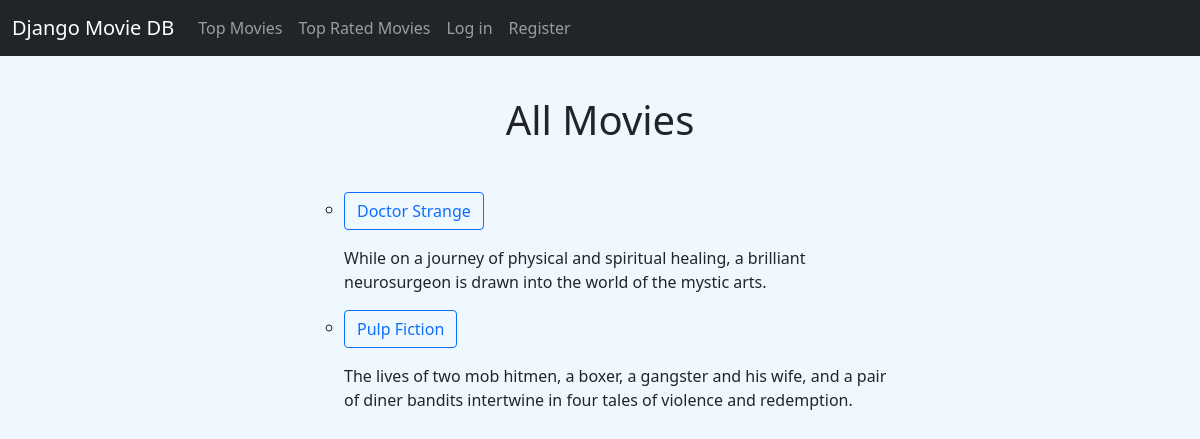
The app's page /movies with its own data.
### core/models.py (models this page shows, shortened)
class Movie(models.Model):
    NOT_RATED = 0
    RATED_G = 1
    RATED_PG = 2
    RATED_R = 3
    RATINGS = (
        (NOT_RATED, "NR - Not Rated"),
        (RATED_G, "G - General Audiences"),
        (RATED_PG, "PG - Parental Guidance " "Suggested"),
        (RATED_R, "R - Restricted"),
    )
    title = models.CharField(max_length=140)
    plot = models.TextField()
    year = models.PositiveIntegerField()
    rating = models.IntegerField(choices=RATINGS, default=NOT_RATED)
    runtime = models.PositiveIntegerField()
    website = models.URLField(blank=True)
    director = models.ForeignKey(
        to="Person",
        null=True,
        on_delete=models.SET_NULL,
        related_name="directed",
        blank=True,
    )
    writers = models.ManyToManyField(
        to="Person", related_name="writing_credits", blank=True
    )
    actors = models.ManyToManyField(
        to="Person", through="Role", related_name="acting_credits", blank=True
    )
    objects = MovieManager()
    class Meta:
        ordering = ("-year", "title")

### core/views.py (the view)
# urls.py: path("movies", MovieList.as_view(), name="movie_list"),
class MovieList(CachePageVaryOnCookieMixin, ListView):
    model = Movie
    paginate_by = 5
    def get_context_data(self, **kwargs):
        ctx = super(MovieList, self).get_context_data(**kwargs)
        page = ctx["page_obj"]
        paginator = ctx["paginator"]
        ctx["page_is_first"] = page.number == 1
        ctx["page_is_last"] = page.number == paginator.num_pages
        return ctx

### core/templates/core/movie_list.html (shortened to what this page needs)
{% extends 'base.html' %}
{% block main %}
    <div class="row">
        <div class="col-md-12">
            <h1 class="text-center mb-5">All Movies</h1>
        </div>
    </div>
    <div class="row">
        <div class="col-md-6 offset-md-3">
            <ul>
                {% for movie in object_list %}
                    <li class="mb-3">
                        <a href="{% url 'core:movie_detail' pk=movie.id %}"
                           class="btn btn-outline-primary">
                            {{ movie.title }}
                        </a>
                        <p class="mt-3">{{ movie.plot }}</p>
                    </li>
                {% endfor %}
            </ul>
{% endblock %}

### templates/base.html (shortened to what this page needs)
{% load static %}
<!DOCTYPE html>
<html lang="en">
<head>
    <link href="https://cdn.jsdelivr.net/npm/bootstrap@5.1.3/dist/css/bootstrap.min.css" rel="stylesheet"
>
    <link href="{% static "css/base.css" %}" rel="stylesheet">
</head>
<body>
{% include 'includes/nav.html' %}
<div class="container-fluid mt-5 pt-5">
    {% block main %}{% endblock %}
</div>
</body>
</html>

### templates/includes/nav.html (shortened to what this page needs)
<nav class="navbar navbar-expand-lg navbar-dark bg-dark fixed-top">
    <div class="container-fluid">
        <a class="navbar-brand" href="{% url 'core:movie_list' %}">Django Movie DB</a>
        <div class="collapse navbar-collapse" id="navbarSupportedContent">
            <ul class="navbar-nav me-auto mb-2 mb-lg-0">
                <li><a class="nav-link" href="{% url 'core:top_movies' %}">Top Movies</a>
                </li>
                <li><a class="nav-link" href="{% url 'core:top_rated' %}">Top Rated
                    Movies</a>
                </li>
                {% if request.user.is_authenticated %}
                    <li><a class="nav-link" href="{% url 'user:logout' %}">Log out</a></li>
                {% else %}
                    <li><a class="nav-link" href="{% url 'user:login' %}">Log in</a></li>
                    <li><a class="nav-link" href="{% url 'user:register' %}">Register</a>
                    </li>
                {% endif %}
            </ul>
        </div>
    </div>
</nav>

### static/css/base.css (style rules this page uses)
body { background: aliceblue; margin-bottom: 30px; }
ul { list-style: circle; }

### records on screen
Movie: title "Doctor Strange", plot "While on a journey of physical and spiritual healing, a brilliant neurosurgeon is drawn into the world of the mystic arts."
Movie: title "Pulp Fiction", plot "The lives of two mob hitmen, a boxer, a gangster and his wife, and a pair of diner bandits intertwine in four tales of violence and redemption."
